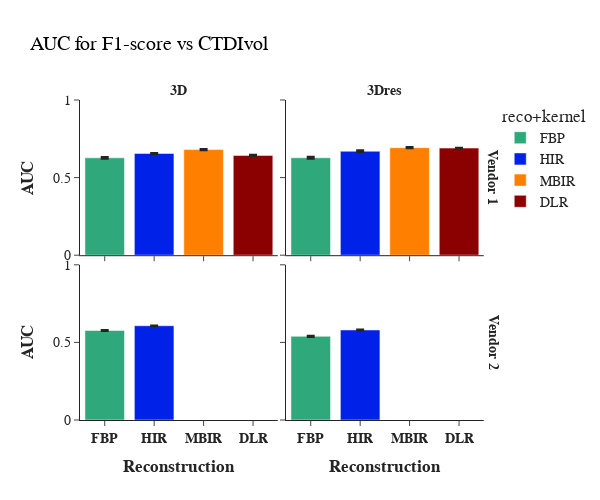

The cell this chart's notebook holds for it:
### Code cell
aucs_df_mean_plot = aucs_df_mean[aucs_df_mean["network"].isin(["<b>3D", "<b>3Dres"])]
aucs_df_mean_plot = aucs_df_mean_plot[aucs_df_mean_plot["ct"].isin(["<b>Vendor 1", "<b>Vendor 2"])]

fig = px.bar(aucs_df_mean_plot, x="reco+kernel", y="AUC_mean", error_y="AUC_std", color="reco+kernel", 
       title="AUC for F1-score vs CTDIvol", template="simple_white", range_y=[0,1], facet_row="ct", facet_col="network",
       category_orders={"reco+kernel": ["FBP", "HIR", "MBIR", "DLR"],
                        "ct": ["<b>Vendor 1", "<b>Vendor 2"],
                        "network": ["<b>3D", "<b>3Dres"]},
                        color_discrete_sequence=["#2FA97C", "#0021E8", "#FF7F00", "darkred"],)


fig.update_xaxes(title_text="<b>Reconstruction", row=1) 
fig.update_yaxes(title_text="<b>AUC", col=1)
fig.update_xaxes(tickprefix="<b>",ticksuffix ="</b>")
fig.for_each_annotation(lambda a: a.update(text=a.text.split("=")[1]))

fig.update_layout(
       font_family="Arial",
       font_size=14,
       title_font_family="Arial",
       title_font_color="black",
       height=500,
       width=600
       )
fig.show()
fig.write_image(os.path.join(output_dir, f"lesion_seg_f1_score_auc_dicethreshold_{dice_detection_threshold}.png"))

### Figure 1 — Plotly figure (JSON) as saved in the notebook; plotly's stock layout.template omitted (floating-point values rounded to 4 significant figures)
{"data": [{"error_y": {"array": [0.005239]}, "hovertemplate": "reco+kernel=%{x}<br>ct=<b>Vendor 1<br>network=<b>3D<br>AUC_mean=%{y}<extra></extra>", "legendgroup": "FBP", "marker": {"color": "#2FA97C", "pattern": {"shape": ""}}, "name": "FBP", "orientation": "v", "showlegend": true, "textposition": "auto", "type": "bar", "x": ["FBP"], "xaxis": "x3", "y": [0.6275], "yaxis": "y3"}, {"error_y": {"array": [0.005868]}, "hovertemplate": "reco+kernel=%{x}<br>ct=<b>Vendor 1<br>network=<b>3Dres<br>AUC_mean=%{y}<extra></extra>", "legendgroup": "FBP", "marker": {"color": "#2FA97C", "pattern": {"shape": ""}}, "name": "FBP", "orientation": "v", "showlegend": false, "textposition": "auto", "type": "bar", "x": ["FBP"], "xaxis": "x4", "y": [0.6279], "yaxis": "y4"}, {"error_y": {"array": [0.003504]}, "hovertemplate": "reco+kernel=%{x}<br>ct=<b>Vendor 2<br>network=<b>3D<br>AUC_mean=%{y}<extra></extra>", "legendgroup": "FBP", "marker": {"color": "#2FA97C", "pattern": {"shape": ""}}, "name": "FBP", "orientation": "v", "showlegend": false, "textposition": "auto", "type": "bar", "x": ["FBP"], "xaxis": "x", "y": [0.577], "yaxis": "y"}, {"error_y": {"array": [0.004096]}, "hovertemplate": "reco+kernel=%{x}<br>ct=<b>Vendor 2<br>network=<b>3Dres<br>AUC_mean=%{y}<extra></extra>", "legendgroup": "FBP", "marker": {"color": "#2FA97C", "pattern": {"shape": ""}}, "name": "FBP", "orientation": "v", "showlegend": false, "textposition": "auto", "type": "bar", "x": ["FBP"], "xaxis": "x2", "y": [0.5392], "yaxis": "y2"}, {"error_y": {"array": [0.003099]}, "hovertemplate": "reco+kernel=%{x}<br>ct=<b>Vendor 1<br>network=<b>3D<br>AUC_mean=%{y}<extra></extra>", "legendgroup": "HIR", "marker": {"color": "#0021E8", "pattern": {"shape": ""}}, "name": "HIR", "orientation": "v", "showlegend": true, "textposition": "auto", "type": "bar", "x": ["HIR"], "xaxis": "x3", "y": [0.6558], "yaxis": "y3"}, {"error_y": {"array": [0.005698]}, "hovertemplate": "reco+kernel=%{x}<br>ct=<b>Vendor 1<br>network=<b>3Dres<br>AUC_mean=%{y}<extra></extra>", "legendgroup": "HIR", "marker": {"color": "#0021E8", "pattern": {"shape": ""}}, "name": "HIR", "orientation": "v", "showlegend": false, "textposition": "auto", "type": "bar", "x": ["HIR"], "xaxis": "x4", "y": [0.6699], "yaxis": "y4"}, {"error_y": {"array": [0.001386]}, "hovertemplate": "reco+kernel=%{x}<br>ct=<b>Vendor 2<br>network=<b>3D<br>AUC_mean=%{y}<extra></extra>", "legendgroup": "HIR", "marker": {"color": "#0021E8", "pattern": {"shape": ""}}, "name": "HIR", "orientation": "v", "showlegend": false, "textposition": "auto", "type": "bar", "x": ["HIR"], "xaxis": "x", "y": [0.6074], "yaxis": "y"}, {"error_y": {"array": [0.002932]}, "hovertemplate": "reco+kernel=%{x}<br>ct=<b>Vendor 2<br>network=<b>3Dres<br>AUC_mean=%{y}<extra></extra>", "legendgroup": "HIR", "marker": {"color": "#0021E8", "pattern": {"shape": ""}}, "name": "HIR", "orientation": "v", "showlegend": false, "textposition": "auto", "type": "bar", "x": ["HIR"], "xaxis": "x2", "y": [0.5803], "yaxis": "y2"}, {"error_y": {"array": [0.004398]}, "hovertemplate": "reco+kernel=%{x}<br>ct=<b>Vendor 1<br>network=<b>3D<br>AUC_mean=%{y}<extra></extra>", "legendgroup": "MBIR", "marker": {"color": "#FF7F00", "pattern": {"shape": ""}}, "name": "MBIR", "orientation": "v", "showlegend": true, "textposition": "auto", "type": "bar", "x": ["MBIR"], "xaxis": "x3", "y": [0.6804], "yaxis": "y3"}, {"error_y": {"array": [0.004254]}, "hovertemplate": "reco+kernel=%{x}<br>ct=<b>Vendor 1<br>network=<b>3Dres<br>AUC_mean=%{y}<extra></extra>", "legendgroup": "MBIR", "marker": {"color": "#FF7F00", "pattern": {"shape": ""}}, "name": "MBIR", "orientation": "v", "showlegend": false, "textposition": "auto", "type": "bar", "x": ["MBIR"], "xaxis": "x4", "y": [0.6929], "yaxis": "y4"}, {"error_y": {"array": [0.004014]}, "hovertemplate": "reco+kernel=%{x}<br>ct=<b>Vendor 1<br>network=<b>3D<br>AUC_mean=%{y}<extra></extra>", "legendgroup": "DLR", "marker": {"color": "darkred", "pattern": {"shape": ""}}, "name": "DLR", "orientation": "v", "showlegend": true, "textposition": "auto", "type": "bar", "x": ["DLR"], "xaxis": "x3", "y": [0.6429], "yaxis": "y3"}, {"error_y": {"array": [0.001566]}, "hovertemplate": "reco+kernel=%{x}<br>ct=<b>Vendor 1<br>network=<b>3Dres<br>AUC_mean=%{y}<extra></extra>", "legendgroup": "DLR", "marker": {"color": "darkred", "pattern": {"shape": ""}}, "name": "DLR", "orientation": "v", "showlegend": false, "textposition": "auto", "type": "bar", "x": ["DLR"], "xaxis": "x4", "y": [0.6901], "yaxis": "y4"}], "layout": {"annotations": [{"font": {}, "showarrow": false, "text": "<b>3D", "x": 0.24, "xanchor": "center", "xref": "paper", "y": 1, "yanchor": "bottom", "yref": "paper"}, {"font": {}, "showarrow": false, "text": "<b>3Dres", "x": 0.74, "xanchor": "center", "xref": "paper", "y": 1, "yanchor": "bottom", "yref": "paper"}, {"font": {}, "showarrow": false, "text": "<b>Vendor 2", "textangle": 90, "x": 0.98, "xanchor": "left", "xref": "paper", "y": 0.2425, "yanchor": "middle", "yref": "paper"}, {"font": {}, "showarrow": false, "text": "<b>Vendor 1", "textangle": 90, "x": 0.98, "xanchor": "left", "xref": "paper", "y": 0.7575, "yanchor": "middle", "yref": "paper"}], "barmode": "relative", "font": {"family": "Arial", "size": 14}, "height": 500, "legend": {"title": {"text": "reco+kernel"}, "tracegroupgap": 0}, "title": {"font": {"color": "black", "family": "Arial"}, "text": "AUC for F1-score vs CTDIvol"}, "width": 600, "xaxis": {"anchor": "y", "categoryarray": ["FBP", "HIR", "MBIR", "DLR"], "categoryorder": "array", "domain": [0, 0.48], "tickprefix": "<b>", "ticksuffix": "</b>", "title": {"text": "<b>Reconstruction"}}, "xaxis2": {"anchor": "y2", "categoryarray": ["FBP", "HIR", "MBIR", "DLR"], "categoryorder": "array", "domain": [0.5, 0.98], "matches": "x", "tickprefix": "<b>", "ticksuffix": "</b>", "title": {"text": "<b>Reconstruction"}}, "xaxis3": {"anchor": "y3", "domain": [0, 0.48], "matches": "x", "showticklabels": false, "tickprefix": "<b>", "ticksuffix": "</b>"}, "xaxis4": {"anchor": "y4", "domain": [0.5, 0.98], "matches": "x", "showticklabels": false, "tickprefix": "<b>", "ticksuffix": "</b>"}, "yaxis": {"anchor": "x", "domain": [0, 0.485], "range": [0, 1], "title": {"text": "<b>AUC"}}, "yaxis2": {"anchor": "x2", "domain": [0, 0.485], "matches": "y", "showticklabels": false}, "yaxis3": {"anchor": "x3", "domain": [0.515, 1], "matches": "y", "range": [0, 1], "title": {"text": "<b>AUC"}}, "yaxis4": {"anchor": "x4", "domain": [0.515, 1], "matches": "y", "showticklabels": false}}}
